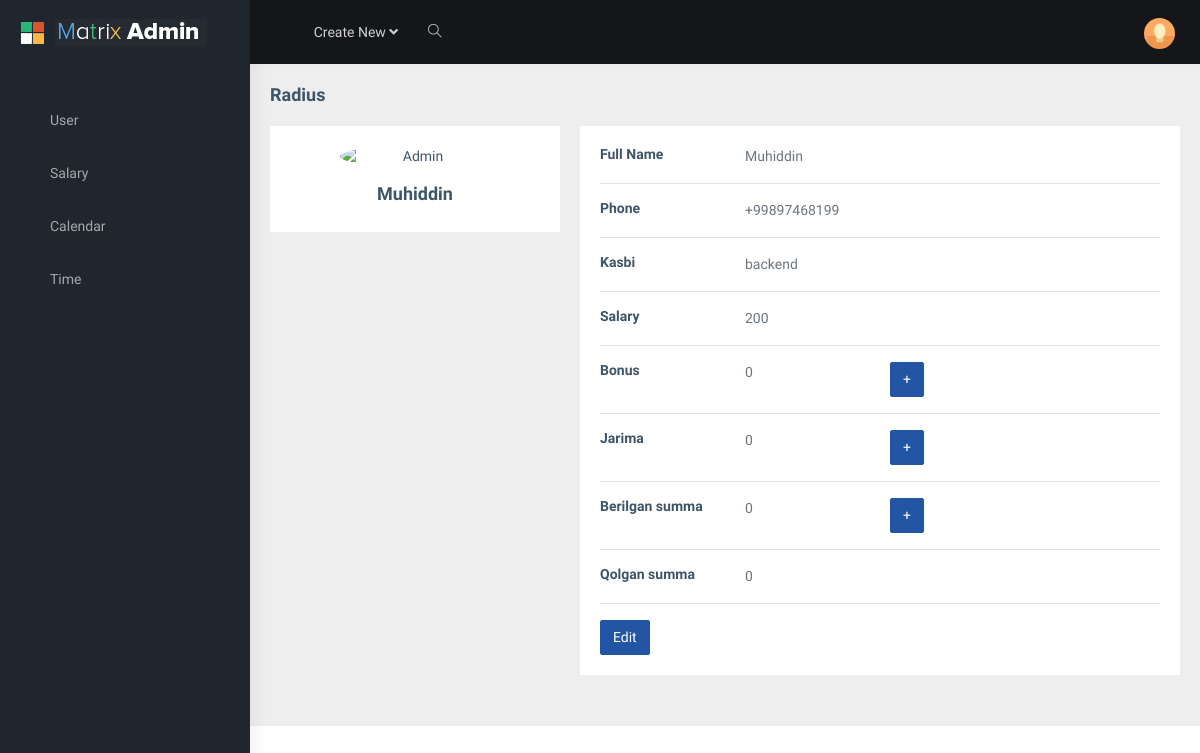
Before: /api/admin/salaryprofil/1/ (signed in) with the older database file.
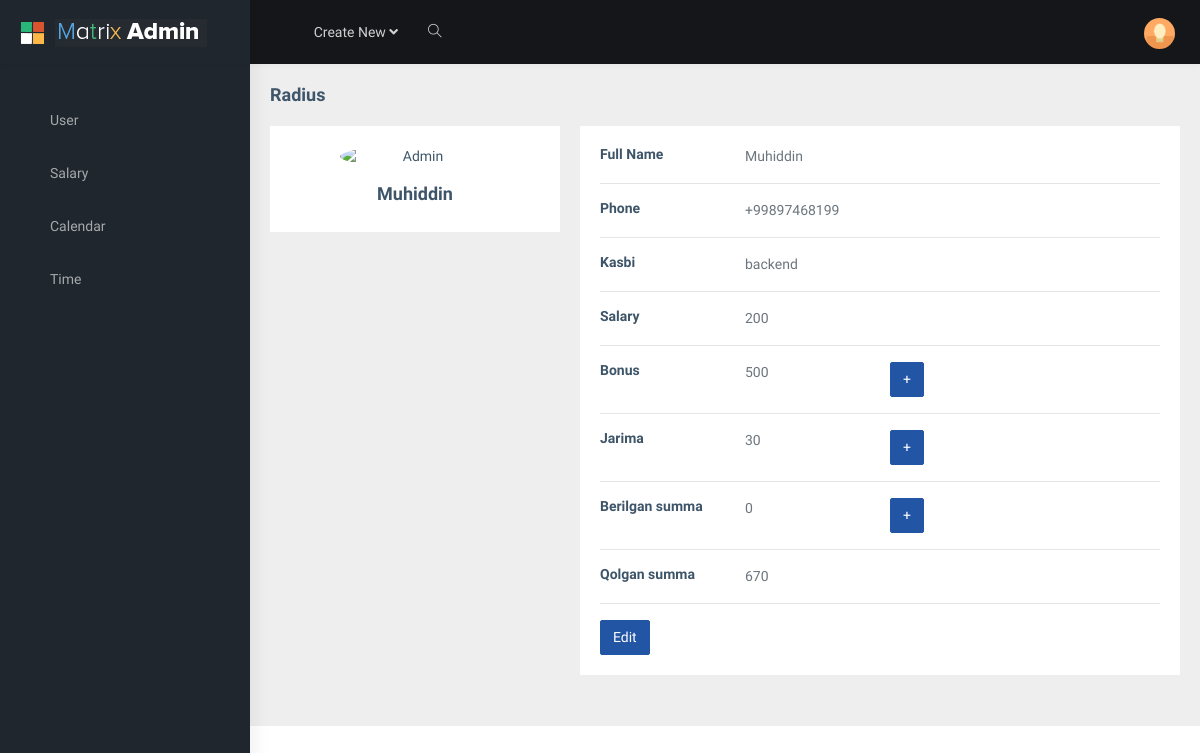
After: the same page with the newer database file.
### salary/models.py (models this page shows, shortened)
class Workers(models.Model):
    CHOICES = (
        ('true', 'TRUE'),
        ('false', 'FALSE')
    )
    full_name = models.CharField(max_length=125)
    phone = models.CharField(max_length=12)
    age = models.IntegerField(default=0)
    job = models.CharField(max_length=125)
    birthday = models.DateField(auto_now=False, auto_now_add=False, blank=True, null=True)
    salary = models.IntegerField(default=0)
    telegram_id = models.CharField(max_length=125)
    bons = models.IntegerField(default=0)
    fine = models.IntegerField(default=0)
    give = models.IntegerField(default=0)
    residue = models.IntegerField(default=0)
    step = models.IntegerField(default=0)
    clock_in = models.TimeField(blank=True, null=True)
    clock_out = models.TimeField(blank=True, null=True)
    month = models.CharField(blank=True, null=True, max_length=125)
    image = models.CharField(blank=True, null=True, max_length=125)
    type = models.CharField(max_length=12, blank=True, null=True)
    status = models.CharField(max_length=25, choices=CHOICES, default='true', blank=True, null=True)

### salary/views.py (the view)
# urls.py: path('salaryprofil/<int:id>/', salaryProfilView, name='salaryprofil'),
def salaryProfilView(request, id):
    if not request.user.is_authenticated:
        return HttpResponseRedirect(reverse_lazy('login'))
    user = Workers.objects.get(id=id)
    context = {
        'user': user
    }
    return render(request, 'admin/salaryprofil.html', context)

### salary/templates/admin/salaryprofil.html (shortened to what the changed rows need)
{% extends 'base.html' %}
{% load static %}
{% block content %}
    <div class="main-body">
          <div class="row gutters-sm">
            <div class="col-md-4 mb-3">
              <div class="card">
                <div class="card-body">
                  <div class="d-flex flex-column align-items-center text-center">
                    <div class="mt-3">
                      <h4>{{user.full_name}}</h4>
                    </div>
                  </div>
                </div>
              </div>
            </div>
            <div class="col-md-8">
              <div class="card mb-3">
                <div class="card-body">
                  <div class="row">
                    <div class="col-sm-3">
                      <h6 class="mb-0">Full Name</h6>
                    </div>
                    <div class="col-sm-9 text-secondary">
                      {{user.full_name}}
                    </div>
                  </div>
                  <div class="row">
                    <div class="col-sm-3">
                      <h6 class="mb-0">Phone</h6>
                    </div>
                    <div class="col-sm-9 text-secondary">
                      {{user.phone}}
                    </div>
                  </div>
                  <div class="row">
                    <div class="col-sm-3">
                      <h6 class="mb-0">Kasbi</h6>
                    </div>
                    <div class="col-sm-9 text-secondary">
                      {{user.job}}
                    </div>
                  </div>
                  <div class="row">
                    <div class="col-sm-3">
                      <h6 class="mb-0">Salary</h6>
                    </div>
                    <div class="col-sm-9 text-secondary">
                      {{user.salary}}
                    </div>
                  </div>
                  <div class="row">
                    <div class="col-sm-3">
                      <h6 class="mb-0">Bonus</h6>
                    </div>
                    <div class="col-sm-3 text-secondary">
                      {{user.bons}}
                    </div>
                    <div class="col-sm-3 text-secondary">
                      <a href="{% url 'addbons' user.id %}" class="btn btn-info ">+</a>
                    </div>
                  </div>
                  <div class="row">
                    <div class="col-sm-3">
                      <h6 class="mb-0">Jarima</h6>
                    </div>
                    <div class="col-sm-3 text-secondary">
                      {{user.fine}}
                    </div>
                    <div class="col-sm-3 text-secondary">
                      <a href="{% url 'addfine' user.id %}" class="btn btn-info ">+</a>
                    </div>
                  </div>
                  <div class="row">
                    <div class="col-sm-3">
                      <h6 class="mb-0">Berilgan summa</h6>
                    </div>
                    <div class="col-sm-3 text-secondary">
                      {{user.give}}
                    </div>
                    <div class="col-sm-3 text-secondary">
                      <a href="{% url 'addgive' user.id %}" class="btn btn-info ">+</a>
                    </div>
                  </div>
                  <div class="row">
                    <div class="col-sm-3">
                      <h6 class="mb-0">Qolgan summa</h6>
                    </div>
                    <div class="col-sm-3 text-secondary">
                      {{user.residue}}
                    </div>
                  </div>
                </div>
              </div>
            </div>
          </div>
        </div>
{% endblock content%}

Changed rows visible on the page:
changed Workers "Muhiddin": bons "0" → "500"; fine "0" → "30"; residue "0" → "670"
